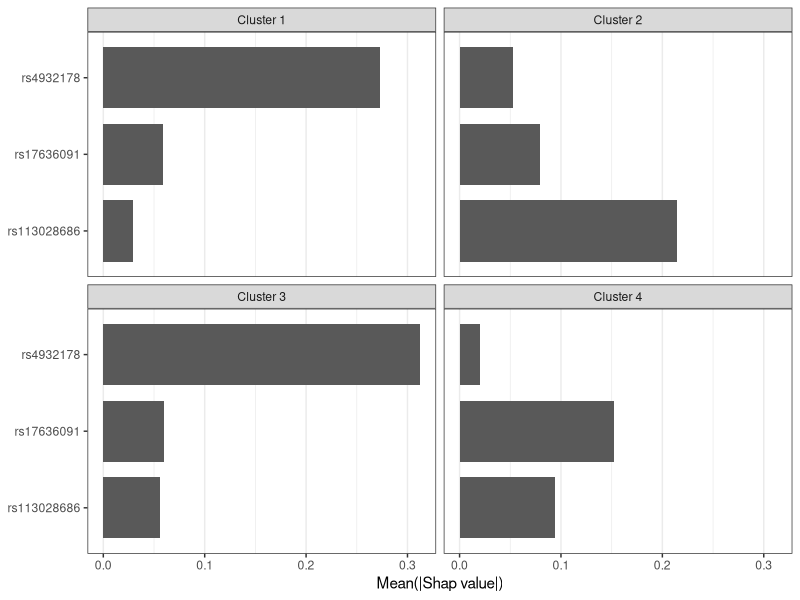
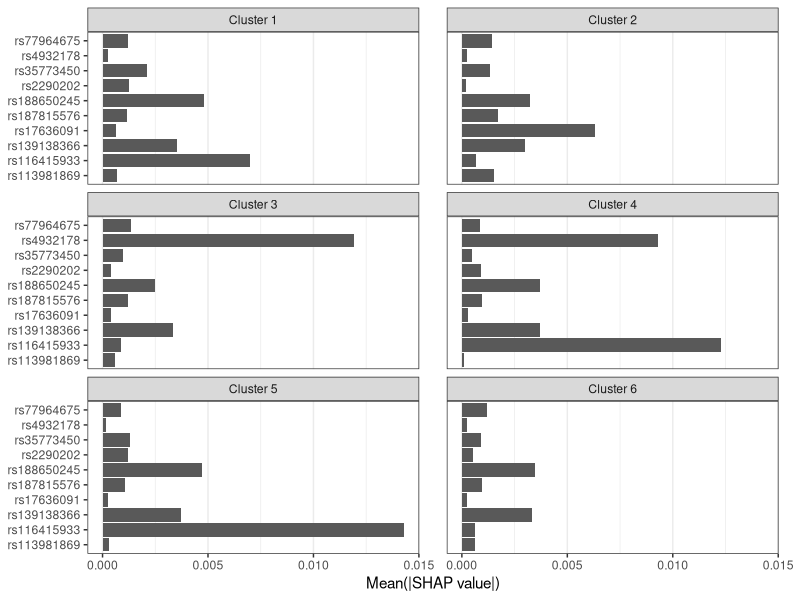
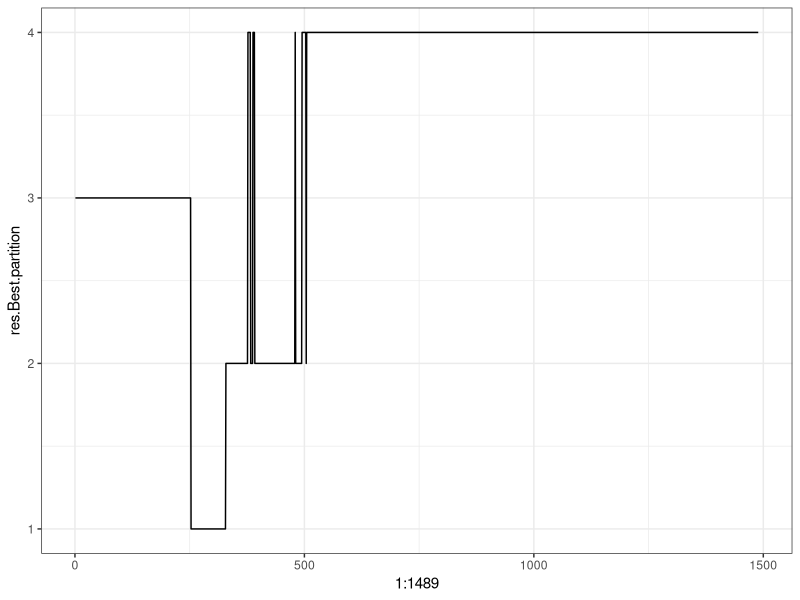
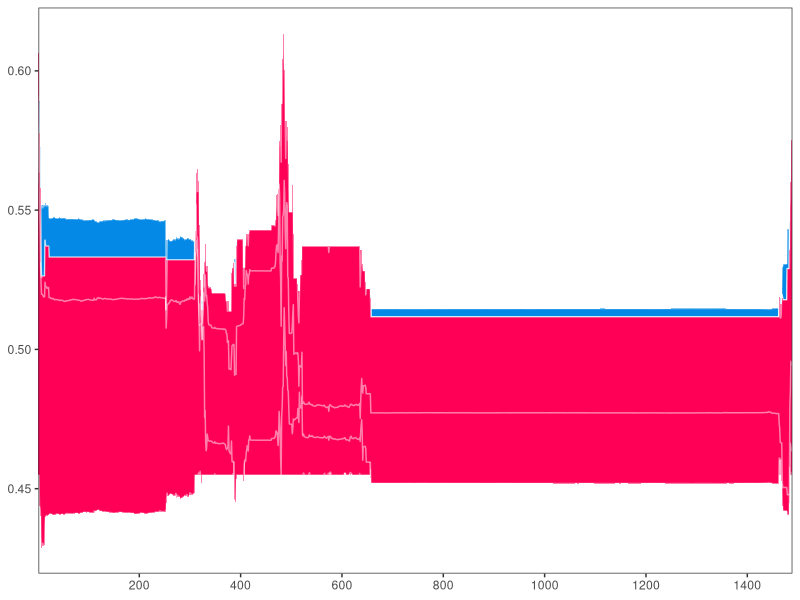
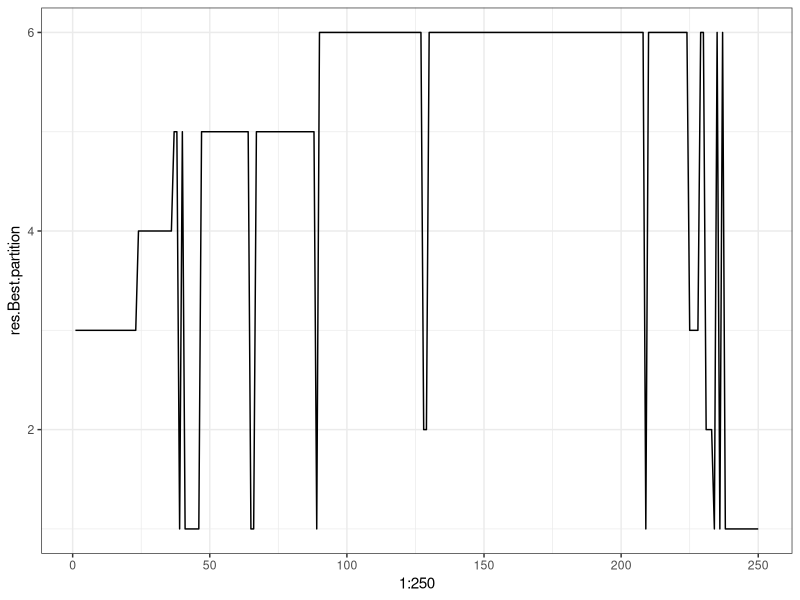
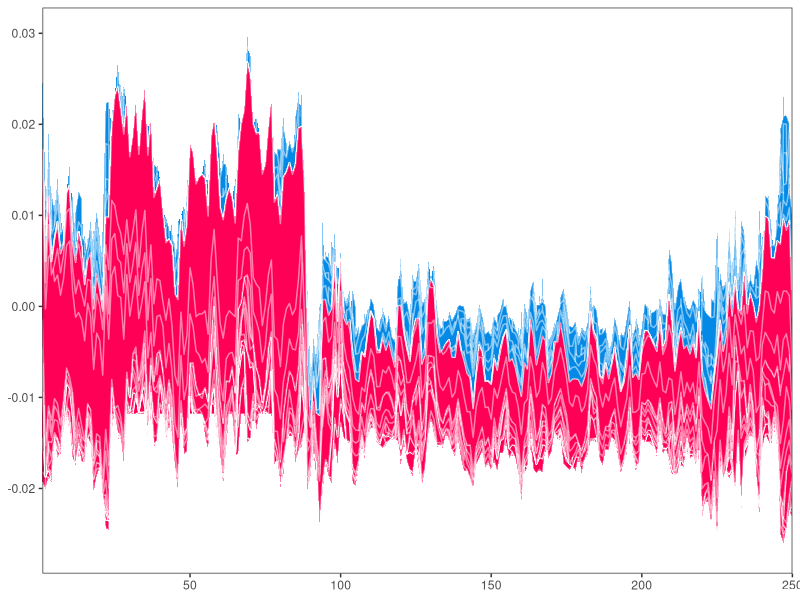
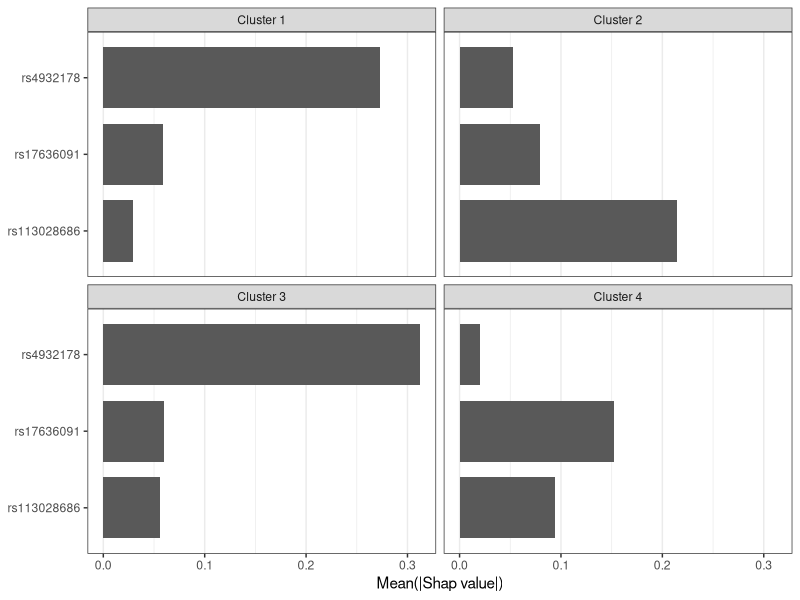
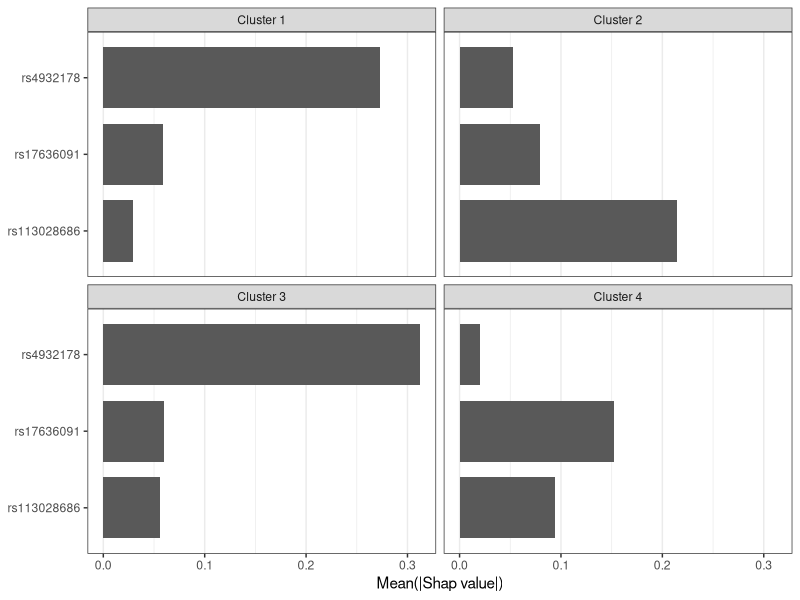

These charts were generated, in order, by the following R code: (Note: this script raises an error after producing the figures.)
## ---- chunk 1
library(ggplot2)
library(tidyr)
library(dplyr)
library(readr)
theme_set(theme_bw())
## ---- chunk 2
clusters_classic <- read_delim('results/clusters_classic.txt', delim = '\t') %>% 
  mutate(cluster = paste('Cluster', res.Best.partition))
shap_classic <- read_delim('results/shapValues_classic.txt', delim = '\t')
clusters_resAdj <- read_delim('results/clusters_resAdj.txt', delim = '\t') %>% 
  mutate(cluster = paste('Cluster', res.Best.partition))
shap_resAdj <- read_delim('results/shapValues_resAdj.txt', delim = '\t')
## ---- chunk 3
snps_classic <- shap_classic %>%
  select(contains('rs')) %>% 
  abs() %>%
  colMeans() %>%
  sort(decreasing = T) %>%
  names()

snps_resadj <- shap_resAdj %>%
  select(contains('rs')) %>% 
  abs() %>%
  colMeans() %>%
  sort(decreasing = T) %>%
  names()

classic_df <- clusters_classic  %>% 
  left_join(shap_classic) %>% 
  pivot_longer(contains('rs')) %>% 
  group_by(cluster, name) %>% # by cluster
  summarise(per_cluster = mean(abs(value)), .groups = 'drop') %>% 
  filter(per_cluster > 0.001)

imp_snps_classic <- unique(classic_df$name)
feat_imp_classic <- classic_df %>% 
  ggplot(aes(x = per_cluster, y = name)) +
  geom_col(width = 0.8) +
  facet_wrap(~ cluster, ncol = 2) +
  labs(x = 'Mean(|Shap value|)', y = NULL)+
  theme(panel.grid.major.y = element_blank(),
        panel.grid.minor.y = element_blank())
feat_imp_classic
ggsave('figs/feat_imp_classic.pdf', feat_imp_classic,
       width = 6, height = 3)
ggsave('figs/feat_imp_classic.ps', feat_imp_classic,
       width = 6, height = 3)
ggsave('figs/feat_imp_classic.png', feat_imp_classic,
       width = 6, height = 3)
## ---- chunk 4
resadj_df <- clusters_resAdj %>% 
  left_join(shap_resAdj) %>% 
  pivot_longer(contains('rs')) %>% 
  group_by(cluster, name) %>% # by cluster
  summarise(per_cluster = mean(abs(value)), .groups = 'drop')

imp_snps_resadj <- resadj_df %>%
  group_by(cluster) %>%
  top_n(5) %>%
  pull(name) %>%
  unique() %>%
  shap_resAdj[, .] %>%
  abs() %>%
  colMeans() %>%
  sort(decreasing = T) %>%
  names()

# look at top 5 clusters then unite
feat_imp_resadj <- resadj_df %>% 
  filter(name %in% imp_snps_resadj) %>%
  ggplot(aes(x = per_cluster, y = name)) +
  geom_col() +
  facet_wrap(~ cluster, ncol = 2) +
  labs(x = 'Mean(|SHAP value|)', y = NULL) +
  theme(panel.grid.major.y = element_blank(),
        panel.grid.minor.y = element_blank(),
        panel.spacing.x = unit(7, 'mm'),
        plot.margin = unit(c(5.5, 15.5, 5.5, 5.5), 'pt'))

feat_imp_resadj
ggsave('figs/feat_imp_resadj.pdf', feat_imp_resadj,
       width = 7, height = 5)
ggsave('figs/feat_imp_resadj.ps', feat_imp_resadj,
       width = 7, height = 5)
ggsave('figs/feat_imp_resadj.png', feat_imp_resadj,
       width = 7, height = 5)
## ---- chunk 5
# https://github.com/slundberg/shap/issues/29
# base_value_classic = -0.181025324381120

expit <- function(x) 1/(1+exp(-x))
untransformed_base_value_classic = -0.181025324381120
base_value_classic <- expit(untransformed_base_value_classic) # 0.4548669

# base_value_classic = 0
shap_cluster <- shap_classic[ , c('eid', snps_classic)] %>% 
  left_join(clusters_classic)

dist_mat <- shap_cluster[, snps_classic] %>% 
  as.matrix() %>% 
  dist(method = "euclidean")
clustered_shap <- hclust(dist_mat^2, method = 'complete')
myorder <- seriation:::reorder.hclust(clustered_shap, dist_mat^2, method = "OLO")

shap_reordered <- shap_cluster[myorder$order, ] %>% 
  mutate(row = row_number())

clusters_classic[myorder$order, ] %>% 
  ggplot(aes(x = 1:1489, y = res.Best.partition)) +
  geom_line()

shap_classic[, snps_classic] %>% head(30)

shap_trans <- shap_reordered %>% # TODO
  pivot_longer(contains('rs')) %>% 
  group_by(eid, row, name, cluster) %>% 
  summarise(value = sum(value), .groups = 'drop') %>% 
  pivot_wider(names_from = name) %>% 
  arrange(cluster)

# https://github.com/slundberg/shap/issues/29#issuecomment-408385378
shap_plot <- shap_trans %>% 
  mutate(
    original_explanation_distance = select(., contains("rs")) %>% rowSums(),
    total = expit(original_explanation_distance + untransformed_base_value_classic),
    min_rs = total,
    max_rs = total,
    distance_to_explain = total - base_value_classic,
    distance_coefficient = original_explanation_distance / distance_to_explain,
    across(starts_with('rs'), ~ .x / distance_coefficient)
  )

for (snp in snps_classic){ #TODO
  snp_name <- paste0(snp, '_loc')
  shap_plot <- shap_plot %>% 
    mutate(
      snp_loc = ifelse(!!sym(snp) >= 0, 
                       min_rs - !!sym(snp), 
                       max_rs - !!sym(snp)),
      min_rs = pmin(snp_loc, min_rs),
      max_rs = pmax(snp_loc, max_rs),
      !!snp_name := snp_loc
    )
}
shap_plot <- shap_plot %>% 
  select(row, cluster, total, ends_with('loc'))

p <- ggplot()
for (snp_name in rev(snps_classic)){
  snp <- paste0(snp_name, '_loc')
  new_shap <- shap_plot %>%
    mutate(fill = ifelse(total < !!sym(snp), '#048AE6', '#FF0056'),
           # color = ifelse(total < !!sym(snp), '#D1E6FA', '#FFC3D5'),
           ymin = pmin(total, !!sym(snp)),
           ymax = pmax(total, !!sym(snp))) %>% 
    arrange(row)
  rep_n <- nrow(new_shap)

  p <- p +
    geom_ribbon(
      data = new_shap, aes(x = row, ymin = total, ymax = ymax), fill = '#048AE6') +
    geom_ribbon(
      data = new_shap, aes(x = row, ymin = ymin, ymax = total), fill = '#FF0056') +
    geom_path(aes(x = row, y = !!sym(snp), group = 1),
              data = new_shap, color = 'white', alpha = 0.5) +
    geom_path(aes(x = row, y = total, group = 1), 
              data = new_shap, color = 'white', alpha = 0.5) +
    NULL
}
shap_force <- p +
  scale_fill_identity() +
  scale_color_identity() +
  scale_alpha_identity() +
  scale_x_continuous(
    expand = expansion(0, 0), breaks = seq(0, 1400, 200)) +
  theme(panel.spacing.x = unit(0, 'mm'),
        panel.grid = element_blank()) +
  labs(y = NULL, x = NULL)

shap_force
ggsave('figs/shap_force_classic.png', shap_force,
       width = 12, height = 4)
ggsave('figs/shap_force_classic.ps', shap_force,
       width = 12, height = 4)
## ---- chunk 6
base_value_resadj = -0.011816386952043862
shap_cluster <- shap_resAdj[ , c('eid', snps_resadj)] %>% 
  left_join(clusters_resAdj)

dist_mat <- shap_cluster[, snps_resadj] %>% 
  as.matrix() %>% 
  dist(method = "euclidean")
clustered_shap <- hclust(dist_mat^2, method = 'complete')
myorder <- seriation:::reorder.hclust(clustered_shap, dist_mat^2, method = "OLO")

shap_reordered <- shap_cluster[myorder$order, ] %>% 
  mutate(row = row_number())

clusters_resAdj[myorder$order, ] %>% 
  ggplot(aes(x = 1:250, y = res.Best.partition)) +
  geom_line()

shap_resAdj[, snps_resadj] %>% head(30)

shap_trans <- shap_reordered %>% 
  pivot_longer(contains('rs')) %>% 
  group_by(eid, row, name, cluster) %>% 
  summarise(value = sum(value), .groups = 'drop') %>% 
  pivot_wider(names_from = name) %>% 
  arrange(cluster)

shap_plot <- shap_trans %>% 
  mutate(
    total = select(., contains("rs")) %>% rowSums() + base_value_resadj,
    min_rs = total,
    max_rs = total
  )

for (snp in snps_resadj){
  snp_name <- paste0(snp, '_loc')
  shap_plot <- shap_plot %>% 
    mutate(
      snp_loc = ifelse(!!sym(snp) >= 0, 
                       min_rs - !!sym(snp), 
                       max_rs - !!sym(snp)),
      min_rs = pmin(snp_loc, min_rs),
      max_rs = pmax(snp_loc, max_rs),
      !!snp_name := snp_loc
    )
}
shap_plot <- shap_plot %>% 
  select(row, cluster, total, ends_with('loc')) 

p <- ggplot()
for (snp_name in rev(snps_resadj)){
  snp <- paste0(snp_name, '_loc')
  new_shap <- shap_plot %>%
    mutate(fill = ifelse(total < !!sym(snp), '#048AE6', '#FF0056'),
           # color = ifelse(total < !!sym(snp), '#D1E6FA', '#FFC3D5'),
           ymin = pmin(total, !!sym(snp)),
           ymax = pmax(total, !!sym(snp))) %>% 
    arrange(row)
  rep_n <- nrow(new_shap)

  p <- p +
    geom_ribbon(
      data = new_shap, aes(x = row, ymin = total, ymax = ymax), fill = '#048AE6') +
    geom_ribbon(
      data = new_shap, aes(x = row, ymin = ymin, ymax = total), fill = '#FF0056') +
    geom_path(aes(x = row, y = !!sym(snp), group = 1),
              data = new_shap, color = 'white', alpha = 0.5) +
    geom_path(aes(x = row, y = total, group = 1), 
              data = new_shap, color = 'white', alpha = 0.5) +
    NULL
}
shap_force <- p +
  scale_fill_identity() +
  scale_color_identity() +
  scale_alpha_identity() +
  scale_x_continuous(expand = expansion(0, 0)) +
  theme(panel.spacing.x = unit(0, 'mm'),
        panel.grid = element_blank()) +
  labs(y = NULL, x = NULL)

shap_force
ggsave('figs/shap_force_resadj.png', shap_force,
       width = 12, height = 4)
ggsave('figs/shap_force_resadj.ps', shap_force,
       width = 12, height = 4)
## ---- chunk 7
sessioninfo::session_info()
